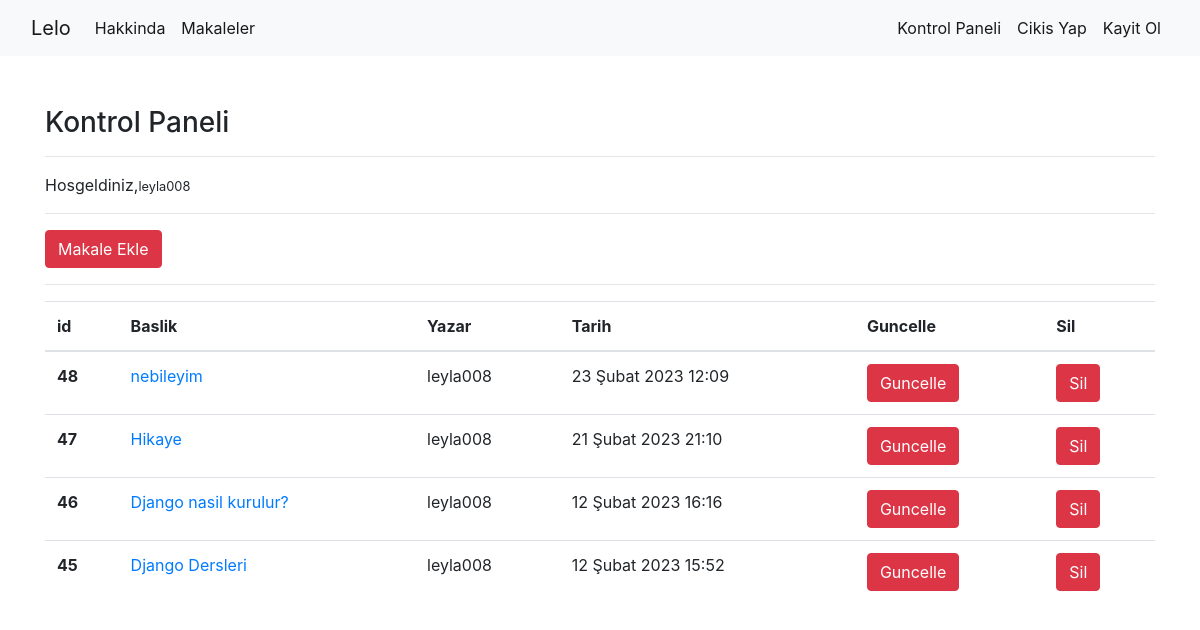
Screenshot of /articles/dashboard/ (signed in) with the database file from the repository.
### article/models.py (models this page shows, shortened)
class Article(models.Model):
    author = models.ForeignKey(
        "auth.User", on_delete=models.CASCADE, verbose_name="Yazar")
    title = models.CharField(max_length=50, verbose_name="Baslik")
    content = RichTextField()
    created_date = models.DateTimeField(
        auto_now_add=True, verbose_name="Olusturulma Tarihi")
    article_image = models.FileField(
        blank=True, null=True, verbose_name="Makaleye Fotograf Ekle")
    class Meta:
        ordering = ['-created_date']

### article/views.py (the view)
# urls.py: path('articles/dashboard/', views.dashboard, name="dashboard"),
@login_required(login_url="user:login")
def dashboard(request):
    articles = Article.objects.filter(author=request.user)
    context = {
        "articles": articles
    }
    return render(request, "dashboard.html", context)

### blog/templates/dashboard.html
{% extends 'layout.html' %}
{% block body %}
    <h3>Kontrol Paneli</h3>
    <hr>
    <p>
        Hosgeldiniz,<small>{{ request.user.username }}</small>
    </p>
    <hr>
    <a class="btn btn-danger" href="/articles/addarticle">Makale Ekle</a>
    <hr>
    {% if articles %}
        <table class="table">
            <thead>
                <tr>
                    <th scope="col">id</th>
                    <th scope="col">Baslik</th>
                    <th scope="col">Yazar</th>
                    <th scope="col">Tarih</th>
                    <th scope="col">Guncelle</th>
                    <th scope="col">Sil</th>
                </tr>
            </thead>
            <tbody>
                {% for article in articles %}
                    <tr>
                        <th scope="row">{{ article.id }}</th>
                        <td>
                            <a href="/articles/article/{{ article.id }}">{{ article.title }}</a>
                        </td>
                        <td>{{ article.author.username }}</td>
                        <td>{{ article.created_date }}</td>
                        <td>
                            <a href="/articles/update/{{ article.id }}" class="btn btn-danger">Guncelle</a>
                        </td>
                        <td>
                            <a href="/articles/delete/{{ article.id }}" class="btn btn-danger">Sil</a>
                        </td>
                    </tr>
                {% endfor %}
            </tbody>
        </table>
    {% else %}
        <div class="alert alert-danger">Henuz Bir Makaleniz Bulunmuyor...</div>
    {% endif %}
{% endblock body %}

### blog/templates/layout.html (shortened to what this page needs)
<!DOCTYPE html>
{% load static %}
<html lang="en">
  <head>
    <link rel="stylesheet" href="{% static 'css/bootstrap.min.css'%}" />
  </head>
  <body>
    {% include "includes/navbar.html" %}
    <div style="margin-top: 50px; margin-bottom: 100px" class="container">
      {% block body %}{% endblock %}
    </div>
  </body>
</html>

### blog/templates/includes/navbar.html (shortened to what this page needs)
<nav class="navbar navbar-expand-lg navbar-light bg-light">
    <div class="container-fluid">
        <a href="{% url 'index'%}" class="navbar-brand">Lelo</a>
        <div class="collapse navbar-collapse" id="navbarCollapse">
            <div class="navbar-nav">
                <a href="{%url 'about'%}" class="nav-item nav-link active">Hakkinda</a>
                <a href="{%url 'articles'%}" class="nav-item nav-link active">Makaleler</a>
            </div>
            <ul class="navbar-nav ml-auto">
            {% if request.user.is_authenticated %}
            <li class="nav-item active">
                <a href="{%url 'dashboard' %}" class="nav-link">Kontrol Paneli</a>
            </li>
            <li class="nav-item active">
                <a href="{%url 'user:logout'%}" class="nav-link">Cikis Yap</a>
            </li>
            {% else %}
            <li class="nav-item active">
                <a href="{%url 'user:login'%}" class="nav-link">Giris Yap</a>
            </li>
            {% endif %}
            <li class="nav-item active">
                <a href="{% url 'user:register' %}" class="nav-link">Kayit Ol</a>
            </li>
        </ul>
        </div>
    </div>
</nav>

### rows the page displays
Article: id "48", title "nebileyim", author.username "leyla008", created_date "23 Şubat 2023 12:09"
Article: id "47", title "Hikaye", author.username "leyla008", created_date "21 Şubat 2023 21:10"
Article: id "46", title "Django nasil kurulur?", author.username "leyla008", created_date "12 Şubat 2023 16:16"
Article: id "45", title "Django Dersleri", author.username "leyla008", created_date "12 Şubat 2023 15:52"

### other values shown
{{ request.user.username }} "leyla008"
